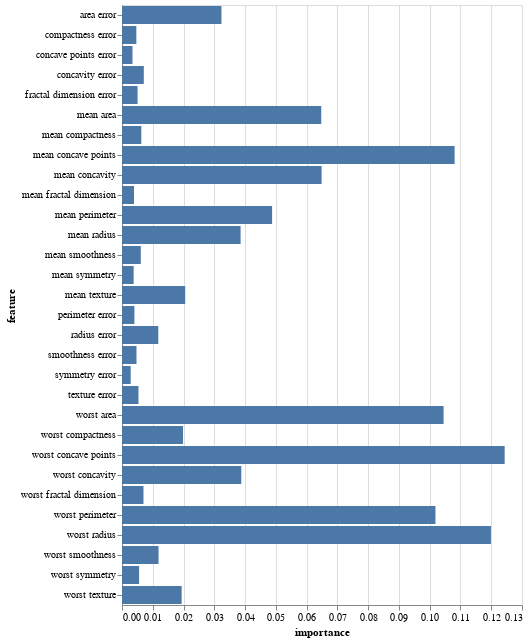

The notebook cell saved with this chart:
### Markdown cell above
Let's plot these variable importance values onto a graph using altair:

### Code cell
import altair as alt
alt.Chart(varimp_df).mark_bar().encode(
    x='importance',
    y="feature"
)

### Figure 1 — Vega-Lite specification as saved in the notebook (floating-point values rounded to 4 significant figures)
{"config": {"view": {"continuousWidth": 400, "continuousHeight": 300}}, "data": {"name": "data-207bb502c93cf449006e654ebebbd107"}, "mark": "bar", "encoding": {"x": {"type": "quantitative", "field": "importance"}, "y": {"type": "nominal", "field": "feature"}}, "$schema": "https://vega.github.io/schema/vega-lite/v4.8.1.json", "datasets": {"data-207bb502c93cf449006e654ebebbd107": [{"feature": "mean radius", "importance": 0.03854}, {"feature": "mean texture", "importance": 0.02053}, {"feature": "mean perimeter", "importance": 0.04878}, {"feature": "mean area", "importance": 0.06476}, {"feature": "mean smoothness", "importance": 0.006113}, {"feature": "mean compactness", "importance": 0.006277}, {"feature": "mean concavity", "importance": 0.06487}, {"feature": "mean concave points", "importance": 0.1081}, {"feature": "mean symmetry", "importance": 0.003788}, {"feature": "mean fractal dimension", "importance": 0.003907}, {"feature": "radius error", "importance": 0.0118}, {"feature": "texture error", "importance": 0.005355}, {"feature": "perimeter error", "importance": 0.00403}, {"feature": "area error", "importance": 0.03232}, {"feature": "smoothness error", "importance": 0.004709}, {"feature": "compactness error", "importance": 0.004663}, {"feature": "concavity error", "importance": 0.007088}, {"feature": "concave points error", "importance": 0.003412}, {"feature": "symmetry error", "importance": 0.002823}, {"feature": "fractal dimension error", "importance": 0.005054}, {"feature": "worst radius", "importance": 0.1199}, {"feature": "worst texture", "importance": 0.01938}, {"feature": "worst perimeter", "importance": 0.1019}, {"feature": "worst area", "importance": 0.1045}, {"feature": "worst smoothness", "importance": 0.01188}, {"feature": "worst compactness", "importance": 0.01984}, {"feature": "worst concavity", "importance": 0.03877}, {"feature": "worst concave points", "importance": 0.1244}, {"feature": "worst symmetry", "importance": 0.005557}, {"feature": "worst fractal dimension", "importance": 0.006978}]}}
